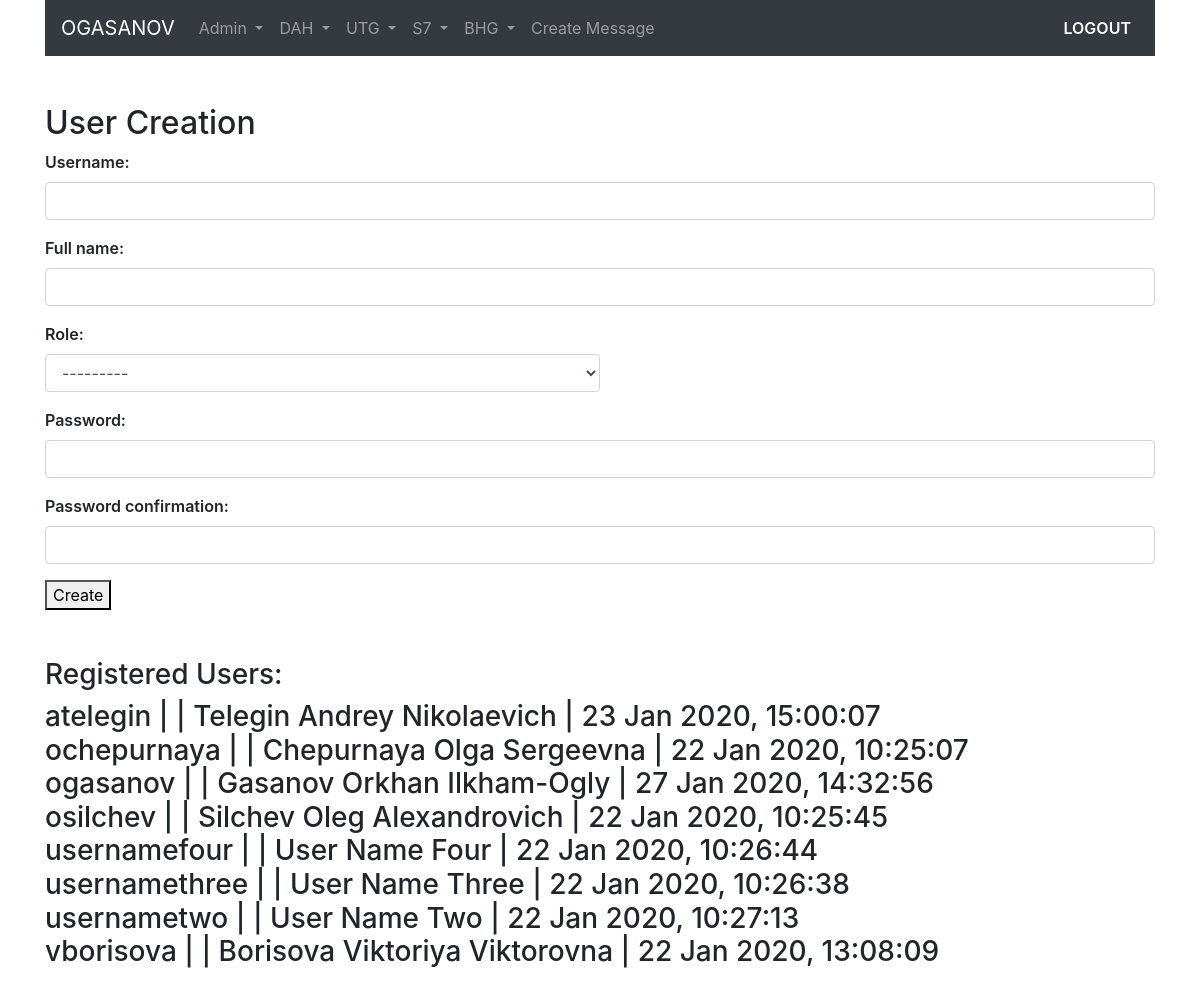
The app's page /create-user/ (signed in), older data.
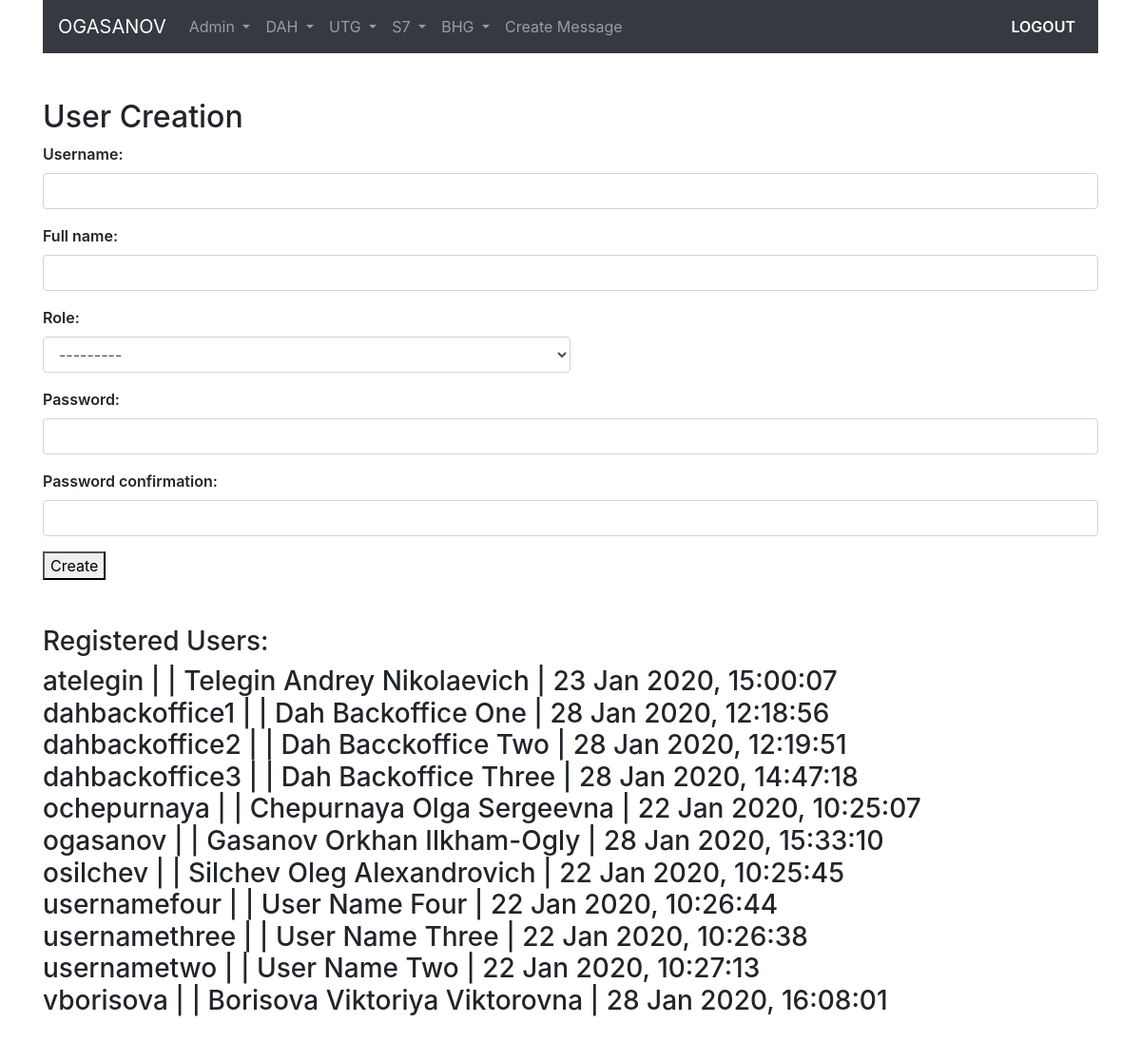
The same page, newer data.
### user_model/models.py (models this page shows, shortened)
class UserModel(AbstractBaseUser):
    username = models.CharField(verbose_name='username', max_length=30, unique=True)
    fullname = models.CharField(verbose_name='full name', max_length=100)
    role = models.ForeignKey('UserRole', on_delete=models.CASCADE, related_name='role', null=True)
    date_joined = models.DateTimeField(verbose_name='date joined', auto_now_add=True)
    last_login = models.DateTimeField(verbose_name='last login', auto_now=True)
    is_admin = models.BooleanField(default=False)
    is_active = models.BooleanField(default=True)
    is_staff = models.BooleanField(default=False)
    is_superuser = models.BooleanField(default=False)
    USERNAME_FIELD = 'username'
    REQUIRED_FIELDS = ['fullname', 'role']
    objects = UserModelManager()
    class Meta:
        verbose_name = 'User'
        verbose_name_plural = 'Users'
        ordering = ['username']

### user_model/views.py (the view)
# urls.py: path('create-user/', usercreation_view, name='usercreate'),
@login_required
def usercreation_view(request):
    context = {}
    users = UserModel.objects.all()
    if request.POST:
        form = UserModelCreationForm(request.POST)
        if form.is_valid():
            form.save()
            messages.success(request, 'Account created successfully')
            return redirect('usercreate')
        else:
            context['usercreation_form'] = form
    else:
        form = UserModelCreationForm()
        context['usercreation_form'] = form
        context['users'] = users
    return render(request, 'user_model/usercreationform.html', context)

### user_model/forms.py
class UserModelCreationForm(UserCreationForm):
    password1 = forms.CharField(label='Password', max_length=30, widget=forms.PasswordInput(attrs={'class': 'form-control'}))
    password2 = forms.CharField(label='Password confirmation', max_length=30, widget=forms.PasswordInput(attrs={'class': 'form-control'}))
    class Meta:
        model = UserModel
        fields = ('username', 'fullname', 'role', 'password1', 'password2')
        widgets = {
            'username': forms.TextInput(attrs={'class': 'form-control'}),
            'fullname': forms.TextInput(attrs={'class': 'form-control'}),
            'role': forms.Select(attrs={'class': 'form-control col-lg-6 col-sm-6'}),
        }

### user_model/models.py (called while the page is built)
    def __str__(self):
        return self.title

### user_model/templates/user_model/usercreationform.html (shortened to what this page needs)
{% extends 'user_model/base.html' %}
{% block content %}
    {% if request.user.is_authenticated and request.user.is_admin %}
        <h2>User Creation</h2>
        <form method="post">
            {% for field in usercreation_form %}
            <p>
                {{ field.label_tag }}
                {{ field }}
            </p>
            {% endfor %}
            <button type="submit">Create</button>
        </form>
    {% else %}
        <h2>access denied</h2>
    {% endif %}
    <br><br>
    <h3>Registered Users:</h3>
    <h3>
        {% for user in users %}
            {{ user.username }} | {{ user.entity }} | {{ user.fullname }} | {{ user.last_login|date:'d M Y, H:i:s' }}
            <br>
        {% endfor %}
    </h3>
    <br>
{% endblock %}

### user_model/templates/user_model/includes/navbar.html (shortened to what this page needs)
<nav class="navbar navbar-expand-md navbar-dark bg-dark sticky-top">
    {% if request.user.is_authenticated %}
        <a class="navbar-brand" href="{% url 'homepage' %}">{{ request.user.username|upper }}</a>
    {% else %}
        <a class="navbar-brand mx-auto" href="{% url 'homepage' %}">Рассылка сообщений по рейсам</a>
    {% endif %}
    {% if request.user.is_authenticated and request.user.is_admin %}
    <div class="collapse navbar-collapse" id="navbarSupportedContent">
        <ul class="navbar-nav mr-auto">
            {% include 'user_model/includes/nav_item_admin.html' %}
            {% include 'user_model/includes/nav_item_template.html' %}
        </ul>
        <ul class="navbar-nav ml-auto">
            {% include 'user_model/includes/nav_item_logout.html' %}
        </ul>
    </div>
    {% endif %}
</nav>

Row changes from the older to the newer data that the page shows:
changed UserModel "ogasanov": last_login "27 Jan 2020, 14:32:56" → "28 Jan 2020, 15:33:10"
added UserModel: username "dahbackoffice1", fullname "Dah Backoffice One", last_login "28 Jan 2020, 12:18:56"
added UserModel: username "dahbackoffice2", fullname "Dah Bacckoffice Two", last_login "28 Jan 2020, 12:19:51"
added UserModel: username "dahbackoffice3", fullname "Dah Backoffice Three", last_login "28 Jan 2020, 14:47:18"
changed UserModel "vborisova": last_login "22 Jan 2020, 13:08:09" → "28 Jan 2020, 16:08:01"
